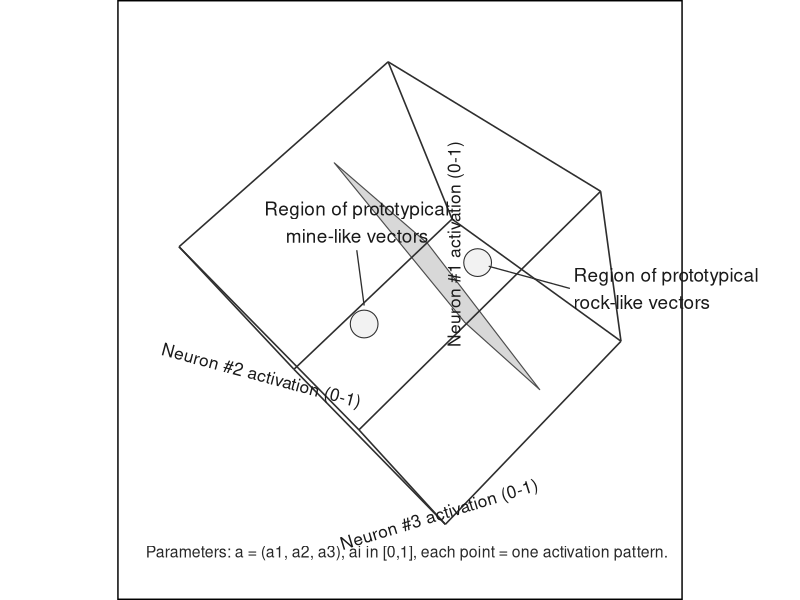

Generate this figure with R:
#!/usr/bin/env Rscript

suppressPackageStartupMessages({
  library(ggplot2)
})

# Classical-style static diagram inspired by Churchland (1995)
# No legend; explicit axis activation labels + parameter note.

rot_x <- function(a) {
  matrix(c(
    1, 0, 0,
    0, cos(a), -sin(a),
    0, sin(a), cos(a)
  ), nrow = 3, byrow = TRUE)
}

rot_y <- function(a) {
  matrix(c(
    cos(a), 0, sin(a),
    0, 1, 0,
    -sin(a), 0, cos(a)
  ), nrow = 3, byrow = TRUE)
}

rot_z <- function(a) {
  matrix(c(
    cos(a), -sin(a), 0,
    sin(a), cos(a), 0,
    0, 0, 1
  ), nrow = 3, byrow = TRUE)
}

project_points <- function(df, theta = 0.88, phi = 0.56, gamma = -0.21, zoom = 1.68, persp = 0.76) {
  centered <- as.matrix(df[, c("x", "y", "z")]) -
    matrix(c(0.5, 0.5, 0.5), nrow = nrow(df), ncol = 3, byrow = TRUE)
  rot <- rot_z(theta) %*% rot_x(phi) %*% rot_y(gamma)
  rotated <- centered %*% t(rot)
  depth <- 2.3 + rotated[, 3] * persp
  extras <- df[, setdiff(names(df), c("x", "y", "z")), drop = FALSE]

  cbind(
    data.frame(
      u = rotated[, 1] / depth * zoom,
      v = rotated[, 2] / depth * zoom,
      x = df$x,
      y = df$y,
      z = df$z
    ),
    extras
  )
}

cube_vertices <- matrix(
  c(
    0, 0, 0,
    1, 0, 0,
    1, 1, 0,
    0, 1, 0,
    0, 0, 1,
    1, 0, 1,
    1, 1, 1,
    0, 1, 1
  ),
  byrow = TRUE,
  ncol = 3
)

cube_edges <- matrix(
  c(
    1, 2,
    2, 3,
    3, 4,
    4, 1,
    5, 6,
    6, 7,
    7, 8,
    8, 5,
    1, 5,
    2, 6,
    3, 7,
    4, 8
  ),
  byrow = TRUE,
  ncol = 2
)

# Decision manifold (plane as quadrilateral)
plane <- data.frame(
  x = c(0.44, 0.62, 0.82, 0.60),
  y = c(0.04, 0.96, 0.96, 0.04),
  z = c(0.06, 0.16, 0.95, 0.84)
)

proto_mine <- data.frame(x = 0.31, y = 0.66, z = 0.62)
proto_rock <- data.frame(x = 0.73, y = 0.39, z = 0.44)

edge_df <- do.call(
  rbind,
  lapply(seq_len(nrow(cube_edges)), function(i) {
    a <- cube_edges[i, 1]
    b <- cube_edges[i, 2]
    data.frame(
      edge = i,
      x = c(cube_vertices[a, 1], cube_vertices[b, 1]),
      y = c(cube_vertices[a, 2], cube_vertices[b, 2]),
      z = c(cube_vertices[a, 3], cube_vertices[b, 3])
    )
  })
)

axes <- rbind(
  data.frame(axis = "n1", x = 0, y = 0, z = 0),
  data.frame(axis = "n1", x = 1, y = 0, z = 0),
  data.frame(axis = "n2", x = 0, y = 1, z = 0),
  data.frame(axis = "n3", x = 0, y = 0, z = 1)
)

proj_edges <- project_points(edge_df)
proj_plane <- project_points(plane)
proj_mine <- project_points(proto_mine)
proj_rock <- project_points(proto_rock)
proj_axes <- project_points(axes)

origin <- proj_axes[proj_axes$axis == "n1", ][1, ]
n1_tip <- proj_axes[proj_axes$axis == "n1", ][2, ]
n2_tip <- proj_axes[proj_axes$axis == "n2", ][1, ]
n3_tip <- proj_axes[proj_axes$axis == "n3", ][1, ]

callout_mine <- data.frame(
  x = proj_mine$u + 0.00, y = proj_mine$v + 0.05,
  tx = proj_mine$u - 0.02, ty = proj_mine$v + 0.20
)
callout_rock <- data.frame(
  x = proj_rock$u + 0.03, y = proj_rock$v - 0.01,
  tx = proj_rock$u + 0.25, ty = proj_rock$v - 0.07
)

all_u <- c(proj_edges$u, proj_plane$u, proj_mine$u, proj_rock$u, callout_mine$tx, callout_rock$tx)
all_v <- c(proj_edges$v, proj_plane$v, proj_mine$v, proj_rock$v, callout_mine$ty, callout_rock$ty)
u_limits <- c(min(all_u) - 0.10, max(all_u) + 0.10)
v_limits <- c(min(all_v) - 0.10, max(all_v) + 0.10)

p <- ggplot() +
  geom_polygon(
    data = proj_plane,
    aes(u, v),
    fill = "grey72",
    alpha = 0.55,
    color = "grey30",
    linewidth = 0.4
  ) +
  geom_path(
    data = proj_edges,
    aes(u, v, group = edge),
    color = "grey18",
    linewidth = 0.55
  ) +
  geom_point(
    data = proj_mine,
    aes(u, v),
    shape = 21,
    fill = "grey95",
    color = "grey18",
    stroke = 0.55,
    size = 9
  ) +
  geom_point(
    data = proj_rock,
    aes(u, v),
    shape = 21,
    fill = "grey95",
    color = "grey18",
    stroke = 0.55,
    size = 9
  ) +
  geom_segment(
    aes(
      x = callout_mine$x,
      y = callout_mine$y,
      xend = callout_mine$tx,
      yend = callout_mine$ty
    ),
    linewidth = 0.45,
    color = "grey18"
  ) +
  geom_segment(
    aes(
      x = callout_rock$x,
      y = callout_rock$y,
      xend = callout_rock$tx,
      yend = callout_rock$ty
    ),
    linewidth = 0.45,
    color = "grey18"
  ) +
  annotate(
    "text",
    x = callout_mine$tx,
    y = callout_mine$ty + 0.02,
    label = "Region of prototypical\nmine-like vectors",
    hjust = 0.5,
    vjust = 0,
    size = 4.8,
    color = "grey10"
  ) +
  annotate(
    "text",
    x = callout_rock$tx + 0.01,
    y = callout_rock$ty,
    label = "Region of prototypical\nrock-like vectors",
    hjust = 0,
    vjust = 0.5,
    size = 4.8,
    color = "grey10"
  ) +
  annotate(
    "text",
    x = (origin$u + n1_tip$u) / 2 - 0.07,
    y = (origin$v + n1_tip$v) / 2 + 0.18,
    label = "Neuron #1 activation (0-1)",
    angle = 90,
    size = 4.4,
    color = "grey10"
  ) +
  annotate(
    "text",
    x = (origin$u + n2_tip$u) / 2 - 0.02,
    y = (origin$v + n2_tip$v) / 2 - 0.10,
    label = "Neuron #2 activation (0-1)",
    angle = -15,
    size = 4.4,
    color = "grey10"
  ) +
  annotate(
    "text",
    x = (origin$u + n3_tip$u) / 2 + 0.10,
    y = (origin$v + n3_tip$v) / 2 - 0.10,
    label = "Neuron #3 activation (0-1)",
    angle = 17,
    size = 4.4,
    color = "grey10"
  ) +
  annotate(
    "text",
    x = u_limits[1] + 0.01,
    y = v_limits[1] + 0.01,
    label = "Parameters: a = (a1, a2, a3), ai in [0,1], each point = one activation pattern.",
    hjust = 0,
    vjust = 0,
    size = 4.0,
    color = "grey16"
  ) +
  coord_equal(xlim = u_limits, ylim = v_limits, expand = FALSE, clip = "off") +
  theme_void(base_size = 12) +
  theme(
    plot.background = element_rect(fill = "white", color = "black", linewidth = 1),
    panel.background = element_rect(fill = "white", color = NA),
    plot.margin = margin(18, 18, 28, 18)
  )

dir.create("outputs", showWarnings = FALSE)
outfile <- "outputs/churchland_1995_classic_style.png"
ggsave(
  filename = outfile,
  plot = p,
  width = 12,
  height = 7.3,
  dpi = 360,
  bg = "white"
)

cat("Saved:", outfile, "\n")
